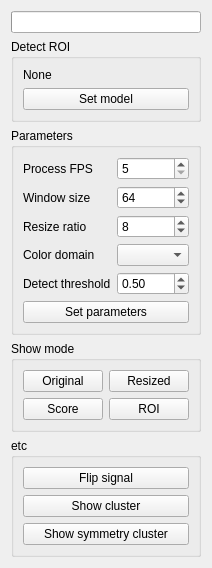
<?xml version="1.0" encoding="UTF-8"?>
<ui version="4.0">
 <class>Form</class>
 <widget class="QWidget" name="Form">
  <property name="geometry">
   <rect>
    <x>0</x>
    <y>0</y>
    <width>211</width>
    <height>543</height>
   </rect>
  </property>
  <property name="windowTitle">
   <string>Form</string>
  </property>
  <layout class="QVBoxLayout" name="verticalLayout_2">
   <item>
    <widget class="QProgressBar" name="progress_bar">
     <property name="value">
      <number>0</number>
     </property>
     <property name="textVisible">
      <bool>false</bool>
     </property>
    </widget>
   </item>
   <item>
    <widget class="QGroupBox" name="groupBox_2">
     <property name="title">
      <string>Detect ROI</string>
     </property>
     <layout class="QVBoxLayout" name="verticalLayout_3">
      <item>
       <widget class="QLabel" name="lbl_model_name">
        <property name="text">
         <string>None</string>
        </property>
       </widget>
      </item>
      <item>
       <widget class="QPushButton" name="b_set_model">
        <property name="text">
         <string>Set model</string>
        </property>
       </widget>
      </item>
     </layout>
    </widget>
   </item>
   <item>
    <widget class="QGroupBox" name="groupBox">
     <property name="title">
      <string>Parameters</string>
     </property>
     <layout class="QGridLayout" name="gridLayout">
      <item row="3" column="0">
       <widget class="QLabel" name="label_5">
        <property name="text">
         <string>Color domain</string>
        </property>
       </widget>
      </item>
      <item row="3" column="1">
       <widget class="QComboBox" name="combo_color_domain"/>
      </item>
      <item row="4" column="1">
       <widget class="QDoubleSpinBox" name="spin_threshold">
        <property name="maximum">
         <double>1.000000000000000</double>
        </property>
        <property name="singleStep">
         <double>0.010000000000000</double>
        </property>
        <property name="value">
         <double>0.500000000000000</double>
        </property>
       </widget>
      </item>
      <item row="4" column="0">
       <widget class="QLabel" name="label_6">
        <property name="text">
         <string>Detect threshold</string>
        </property>
       </widget>
      </item>
      <item row="1" column="1">
       <widget class="QSpinBox" name="spin_window_size">
        <property name="minimum">
         <number>1</number>
        </property>
        <property name="maximum">
         <number>1024</number>
        </property>
        <property name="value">
         <number>64</number>
        </property>
       </widget>
      </item>
      <item row="5" column="0" colspan="2">
       <widget class="QPushButton" name="b_set_parameter">
        <property name="text">
         <string>Set parameters</string>
        </property>
       </widget>
      </item>
      <item row="1" column="0">
       <widget class="QLabel" name="label_3">
        <property name="text">
         <string>Window size</string>
        </property>
       </widget>
      </item>
      <item row="0" column="0">
       <widget class="QLabel" name="label_2">
        <property name="text">
         <string>Process FPS</string>
        </property>
       </widget>
      </item>
      <item row="0" column="1">
       <widget class="QSpinBox" name="spin_process_fps">
        <property name="minimum">
         <number>5</number>
        </property>
        <property name="maximum">
         <number>60</number>
        </property>
        <property name="value">
         <number>5</number>
        </property>
       </widget>
      </item>
      <item row="2" column="0">
       <widget class="QLabel" name="label_4">
        <property name="text">
         <string>Resize ratio</string>
        </property>
       </widget>
      </item>
      <item row="2" column="1">
       <widget class="QSpinBox" name="spin_resize_ratio">
        <property name="minimum">
         <number>1</number>
        </property>
        <property name="maximum">
         <number>100</number>
        </property>
        <property name="value">
         <number>8</number>
        </property>
       </widget>
      </item>
     </layout>
    </widget>
   </item>
   <item>
    <widget class="QGroupBox" name="groupBox_3">
     <property name="title">
      <string>Show mode</string>
     </property>
     <layout class="QGridLayout" name="gridLayout_2">
      <item row="0" column="0">
       <widget class="QPushButton" name="b_show_original">
        <property name="text">
         <string>Original</string>
        </property>
       </widget>
      </item>
      <item row="0" column="1">
       <widget class="QPushButton" name="b_show_resized">
        <property name="text">
         <string>Resized</string>
        </property>
       </widget>
      </item>
      <item row="1" column="0">
       <widget class="QPushButton" name="b_show_score">
        <property name="text">
         <string>Score</string>
        </property>
       </widget>
      </item>
      <item row="1" column="1">
       <widget class="QPushButton" name="b_show_roi">
        <property name="text">
         <string>ROI</string>
        </property>
       </widget>
      </item>
     </layout>
    </widget>
   </item>
   <item>
    <widget class="QGroupBox" name="groupBox_4">
     <property name="title">
      <string>etc</string>
     </property>
     <layout class="QVBoxLayout" name="verticalLayout_4">
      <item>
       <widget class="QPushButton" name="b_flip">
        <property name="text">
         <string>Flip signal</string>
        </property>
       </widget>
      </item>
      <item>
       <widget class="QPushButton" name="b_show_cluster">
        <property name="text">
         <string>Show cluster</string>
        </property>
       </widget>
      </item>
      <item>
       <widget class="QPushButton" name="b_show_symmetry_cluster">
        <property name="text">
         <string>Show symmetry cluster</string>
        </property>
       </widget>
      </item>
     </layout>
    </widget>
   </item>
  </layout>
 </widget>
 <resources/>
 <connections/>
</ui>
